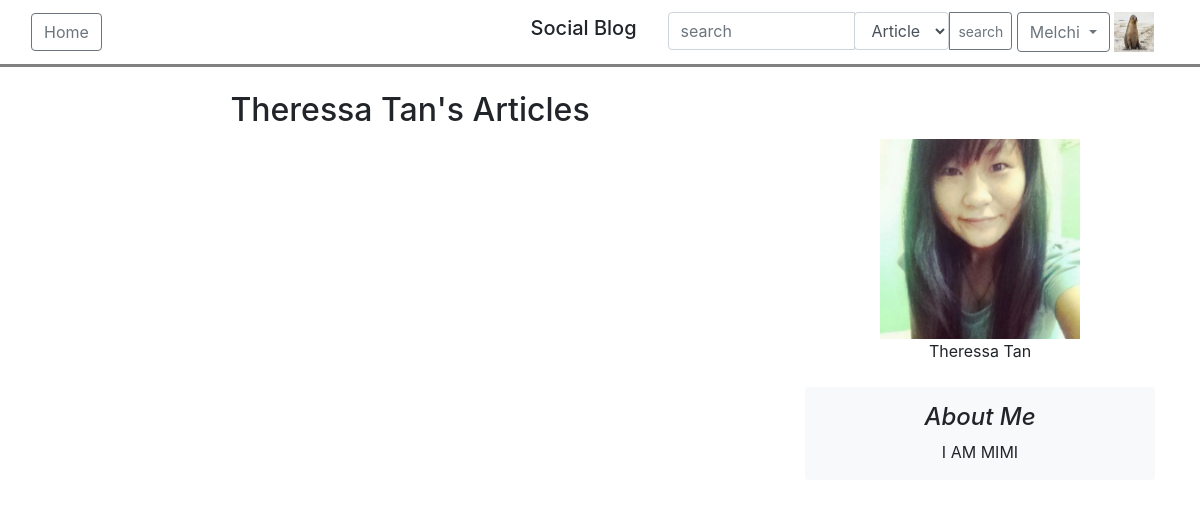
The page /drf/user/article/15 (signed in) on the database its author committed.
### users/models.py (models this page shows, shortened)
class User(AbstractBaseUser, PermissionsMixin):
    email = models.EmailField(('email address'), unique=True)
    firstname = models.CharField(('first name'), max_length=30, blank=True)
    lastname = models.CharField(('last name'), max_length=30, blank=True)
    about_me = models.TextField(('about me'), blank=True)
    date_joined = models.DateTimeField(('date joined'), auto_now_add=True)
    is_active = models.BooleanField(('active'), default=True)
    is_staff = models.BooleanField(('staff'), default=False)
    is_superuser = models.BooleanField(('superuser'), default=False)
    avatar = models.ImageField(upload_to='avatars/', null=True, blank=True, default='avatars/default.png')
    objects = UserManager()
    USERNAME_FIELD = 'email'
    REQUIRED_FIELDS = []
    class Meta:
        verbose_name = ('user')
        verbose_name_plural = ('users')
    def get_full_name(self):
        full_name = '%s %s' % (self.firstname, self.lastname)
        return full_name.strip()

### blog/views.py (the view)
# urls.py: path('drf/user/article/<int:user_id>', UserArticlesTemplateView.as_view(), name = "drfuserarticle"),
class UserArticlesTemplateView(TemplateView):
    def get(self, request, **kwargs):
        user = User.objects.get(pk=kwargs.get('user_id'))
        return render(request, 'drf/userarticlesDRF.html', {'user': user})

### templates/drf/userarticlesDRF.html (shortened to what this page needs)
{% extends 'base.html' %}
{% load widget_tweaks %}
{% load static %}
{% block home %}
    <a href="{% url 'blog:drfhome' %}" class="btn btn-outline-secondary">Home</a>
{% endblock %}
{% block switch %}
    {% if request.user.is_authenticated %}
    <form name="search_form">
        <div class="input-group ">
            <input type="text" class="form-control" placeholder="search" aria-label="search" name="search" name="search">
            <div class="input-group-append">
                <select class="form-control" name="search_type" id="search_type">
                    <option value="article">Article</option>
                </select>
                <button class="btn btn-outline-secondary btn-sm" type="submit">search</button>
            </div>
        </div>
    </form>
    <div class="btn-group">
        <button type="button" class="btn btn-outline-secondary dropdown-toggle" data-toggle="dropdown" aria-haspopup="true" aria-expanded="false">
            {% if request.user.firstname %}
                {{ request.user.firstname }}
            {% else %}
                {{ request.user.email }}
            {% endif %}
        </button>
    </div>
        <img src="{{ request.user.avatar.url }}" width="40" height="40"></img>
    {% else %}
        <a href="{% url 'users:login' %}" class="btn btn-outline-secondary"> Login </a>
    {% endif %}
{% endblock%}
{% block content %}
    <div class="container-fluid">
        <div>
            <div class="container">
                <div class="row">
                    <div class="col-md-8    ">
                    <div align="center">
                        {% if request.user.id != user.id %}
                            {% if user.firstname %}
                            <h2> {{user.get_full_name}}'s Articles </h2>
                            {% else %}
                            <h2> {{user.email}}'s Articles </h2>
                            {% endif %}
                        {% else %}
                            <h2>Your Published Articles</h2>
                        {% endif %}
                    </div>
                    <br/>
                    </div>
                    <div class="col-md-4">
                    <div align="center">
                        {% if request.user.is_authenticated %}
                            {% if request.user.id != user.id %}
                                <br/>
                            {% endif %}
                        {% endif %}
                        <br/>
                        <img src="{{user.avatar.url}}" width="200px" height="200px">
                        <br/>
                        {% if user.firstname %}
                            {{user.get_full_name}}
                        {% else %}
                            {{user.email}}
                        {% endif %}
                        <br/>
                        <br/>
                        <div class="p-3 mb-3 bg-light rounded">
                            <h4 class="font-italic">About Me</h4>
                            <p class="mb-0">{{user.about_me}}</p>
                        </div>
                    </div>
                    </div>
                </div>
            </div>
        </div>
    </div>
{% endblock %}

### rows shown on the page
User: user.firstname "Melchi", user.avatar (picture)
User: get_full_name "Theressa Tan", avatar (picture), about_me "I AM MIMI"
